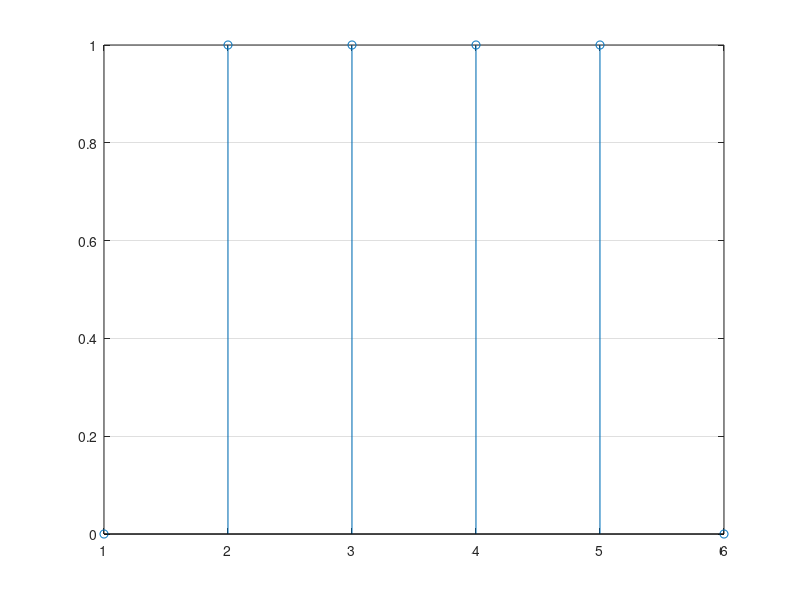

Here is the MATLAB script that generated this plot:
   
    Fs = 12000;
    N = 0.5*12; %numar esantioane 0.5 ms * 12kHz
    n = 1:N;
    for i = 1:1:N
        v(i) = round(rand);
    end
    ts = 1/Fs;
    t = ts:ts:N*ts;
    plot(t,v);
  
    stem(n,v),grid %semnalul discret in functie de n

